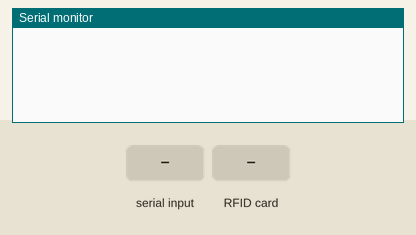
Bench run of a sketch on a simulated Arduino Uno, built with avr-gcc and run on an emulated ATmega328P. Shown: the last lines printed to the serial monitor. The test bench sets the inputs (shaded band).

Above: at 1.2 s.
1.3 s: "leerTarjeta\n" received over Serial
At 1.7 s:
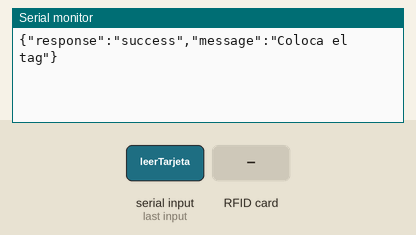
2.8 s: RFID card 28 E5 E5 A2 held to the reader
At 4.9 s:
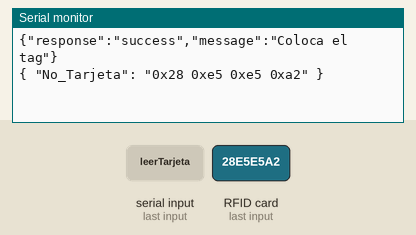

The sketch:

RFID.ino
```cpp
/*
PUERTA AUTOMATICA CON RFID
by: http://elprofegarcia.com/

*/

#include <SPI.h>      //  Libreria SPI
#include <MFRC522.h>      // Libreria  MFRC522
#include <Servo.h>     // Libreria  SERVO
#include <ArduinoJson.h>

#define RST_PIN  9      // Pin de reset
#define SS_PIN  10      // Pin de slave select


MFRC522 mfrc522(SS_PIN, RST_PIN); // Objeto mfrc522 enviando pines de slave select y reset

byte LecturaUID[4];         // Array para almacenar el UID leido
byte Usuario1[4]= {0x28, 0xE5, 0xE5, 0xA2} ;    // NUMERO DEL USUARIO 1 (ponga el de su tarjeta)
byte Usuario2[4]= {0x60, 0x5F, 0xFD, 0x1E} ;    // NUMERO DEL USUARIO 2 (ponga el de su tarjeta)
int analogo5=0;                                 // Variable de lectura del Analogo5 para sensor de obstaculos
Servo servoPT;                                 // Asocia la libreria servo a  servoPT

void enviarExitoF(const char* message){
  JsonDocument docExito;
  docExito["response"]= "success";
  docExito["message"]= message;


  serializeJson(docExito, Serial);
  Serial.println();
}
void enviarErrorF(const char* message){
  JsonDocument docExito;
  docExito["response"]= "error";
  docExito["message"]= message;


  serializeJson(docExito, Serial);
  Serial.println();
}


void setup() {

  Serial.begin(9600);     // inicializa comunicacion por monitor serie a 9600 bps
  SPI.begin();        // inicializa bus SPI
  mfrc522.PCD_Init();     // inicializa modulo lector
}
bool shouldReadCard = false;

void loop() {

  if (Serial.available() > 0) {
    String command = Serial.readStringUntil('\n');  // Leer el comando completo
    if (command == "leerTarjeta") {
      shouldReadCard = true;  // Activar la bandera para leer la tarjeta
    }
  }

  if (shouldReadCard) {
    leerTarjeta();
    shouldReadCard = false;  // Resetear la bandera después de leer la tarjeta
  }
}


void leerTarjeta(){
  enviarExitoF("Coloca el tag");
  delay(2500);
  if ( ! mfrc522.PICC_IsNewCardPresent())   // si no hay una tarjeta presente
    return;           // retorna al loop esperando por una tarjeta

  if ( ! mfrc522.PICC_ReadCardSerial())     // si no puede obtener datos de la tarjeta
    return;           // retorna al loop esperando por otra tarjeta
      Serial.print("{ \"No_Tarjeta\": \"");
    for (byte i = 0; i < 4; i++) { // bucle recorre de a un byte por vez el UID
      if (mfrc522.uid.uidByte[i] < 0x10){   // si el byte leido es menor a 0x10

        }
        else{           // sino
        }

        LecturaUID[i]=mfrc522.uid.uidByte[i];     // almacena en array el byte del UID leido
        }
        mfrc522.PICC_HaltA();   // detiene comunicacion con tarjeta
    Serial.print("0x"+String(LecturaUID[0], HEX) + " 0x" + String(LecturaUID[1], HEX) + " 0x" +String(LecturaUID[2], HEX) + " 0x"+ String(LecturaUID[3], HEX));
  Serial.print("\" }");
  Serial.println();
}
```

Measured:
- after the input at 1.3 s, the serial monitor: prints a new line at once (image 1)
- after the input at 2.8 s, the serial monitor: prints a new line after 1.0 s (image 2)
